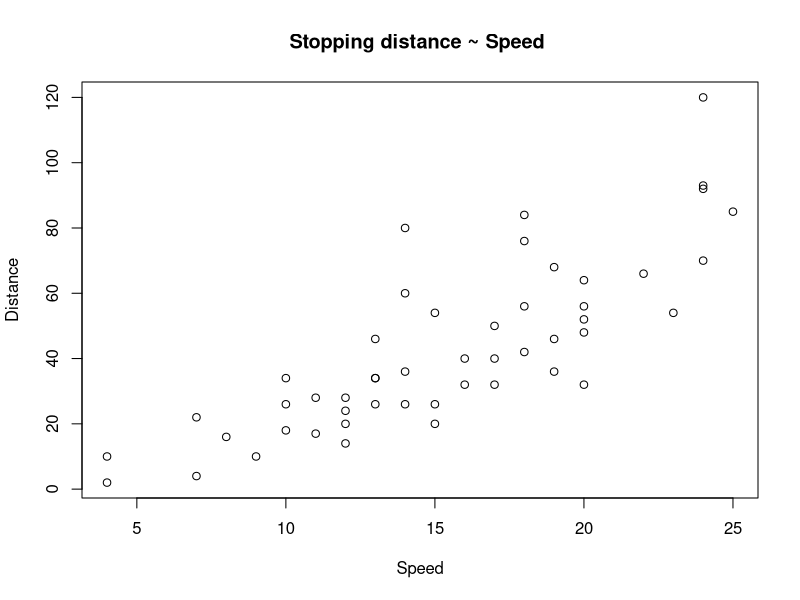
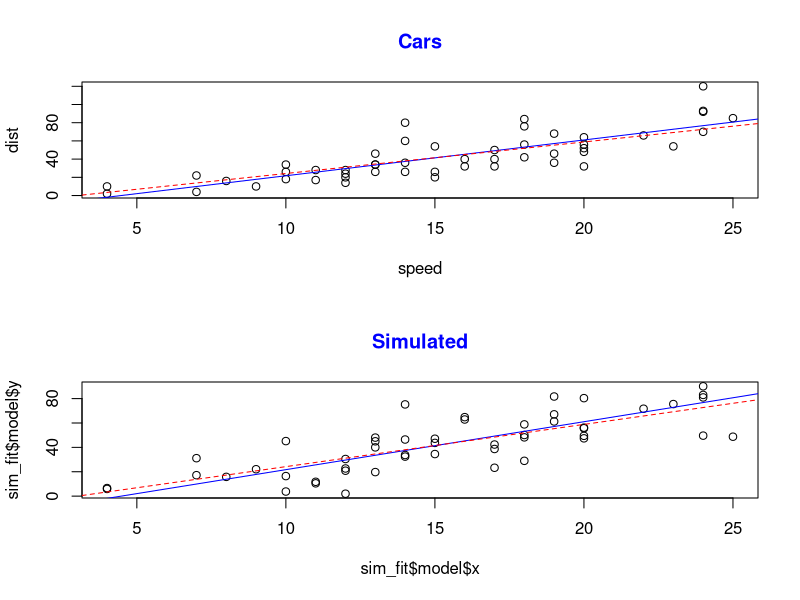
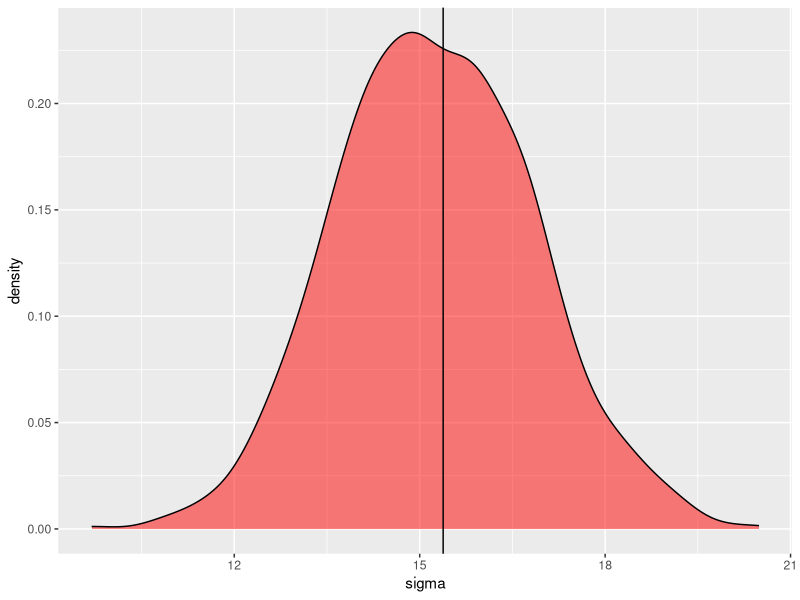

Write R code to recreate these figures, in order.
data(cars)

plot(cars,
     main = "Stopping distance ~ Speed ",
     xlab = "Speed", ylab = "Distance")

cor(cars$speed, cars$dist)
cor(cars)

cm <- lm(dist ~ speed, data = cars)
# y = -17.5 + 3.9 * speed + error
# vraca predvideni stopping distance kada stavim speed

summary(cm)

one <- 1:100
two <- 1:100
cm <- lm(one ~ two)
summary(cm)



cm <- lm(dist ~ speed, data = cars)
# y = -17.5 + 3.9 * speed + error
# vraca predvideni stopping distance kada stavim speed

summary(cm)

library(purrr)
library(broom)
library(dplyr)
library(ggplot2)

coefs <- cm$coefficients
B_0 <- coefs[[1]]
B_1 <- coefs[[2]]

# odstupanje
cm_sigma <- sigma(cm)

x <- cars$speed

sim_fun <- function (){
  y <- B_0 + B_1 * x + rnorm(length(x), 0, cm_sigma)
  fit <- lm(y~x)
  return(fit)
}


sim_fit <- sim_fun()

par(mfrow=(c(2,1)))

plot(cars, col.main="blue", main="Cars")
abline(cm, col="blue")
# plot(cars, col.main="blue")
abline(sim_fit, col="red", lty=2)

plot(sim_fit$model$x, sim_fit$model$y, col.main="blue", main="Simulated")
abline(cm, col="blue")
# plot(cars, col.main="blue")
abline(sim_fit, col="red", lty=2)


set.seed(1000)
sims <- rerun(1000, sim_fun())

sims %>%
  map_dbl(~sigma(.)) %>%
  data.frame(sigma=.) %>%
  ggplot(aes(sigma)) +
  geom_density(fill="red", alpha=0.5) +
  geom_vline(xintercept = cm_sigma)

sims %>%
  map_df(glance) %>%
  pull(p.value) %>%
  {. < 0.05} %>%
  mean()


summary(cm)$coef[, "Pr(>|t|)"]

intercept_t <- summary(cm)$coef[, "Pr(>|t|)"][[1]]
speed_t <- summary(cm)$coef[, "Pr(>|t|)"][[2]]

speed_t
intercept_t


sims %>%
  map_dbl(~summary(.x)$coef[, "Pr(>|t|)"][[1]]) %>%
  {. < 0.05} %>%
  mean()


sims %>%
  map_dbl(~summary(.x)$coef[, "Pr(>|t|)"][[2]]) %>%
  {. < 0.05} %>%
  mean()
